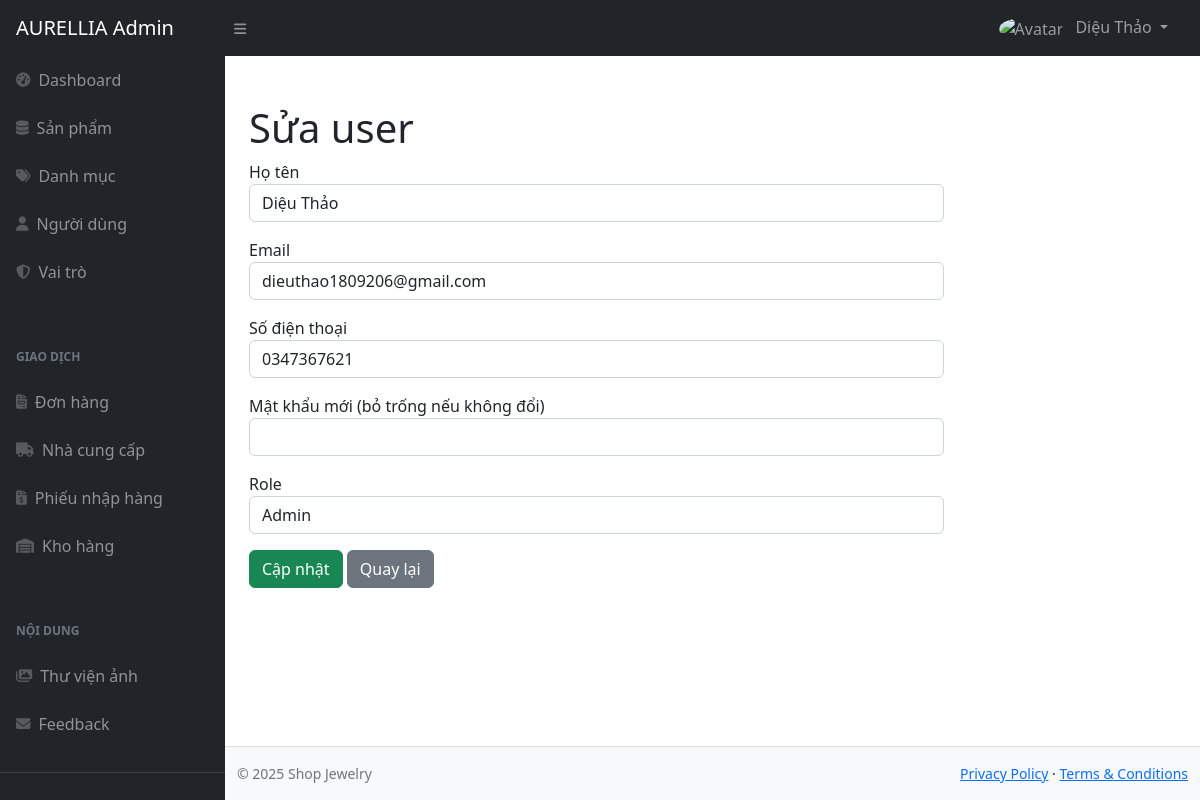
Page /admin/index.php?act=user-edit&id=1 (signed in) on the committed database.
### tables this page shows
CREATE TABLE `user` (
  `id` int(11) NOT NULL,
  `fullname` varchar(255) NOT NULL,
  `email` varchar(255) NOT NULL,
  `phone_number` varchar(255) DEFAULT NULL,
  `password` varchar(255) DEFAULT NULL,
  `role_id` int(11) DEFAULT NULL,
  `created_at` date DEFAULT NULL,
  `updated_at` date DEFAULT NULL,
  `deleted` int(11) DEFAULT NULL,
  `reset_token` varchar(255) DEFAULT NULL,
  `token_expiry` datetime DEFAULT NULL,
  `avatar` varchar(255) DEFAULT '/public/assets/imgs/user.jpg'
);

CREATE TABLE `role` (
  `id` int(11) NOT NULL,
  `name` varchar(100) NOT NULL,
  `description` text DEFAULT NULL,
  `isDeleted` tinyint(4) DEFAULT 0,
  `created_at` timestamp NOT NULL DEFAULT current_timestamp()
);

### admin/controllers/UserController.php (called while the page is built, shortened)
<?php
require_once "models/UserModel.php";
class UserController {
    private $model;
    function __construct($db) {
        $this->model = new UserModel($db);
    }
    function edit() {
        $id = $_GET["id"];
        $user = $this->model->getById($id);
        $roles = $this->model->conn->query("SELECT * FROM role");
        include "layouts/main.php";
    }
}

### admin/models/UserModel.php (called while the page is built, shortened)
<?php
class UserModel {
    public $conn;
    function __construct($db) {
        $this->conn = $db;
    }
    function getById($id) {
        $id = (int)$id;
        $sql = "SELECT * FROM user WHERE id = $id";
        return $this->conn->query($sql)->fetch_assoc();
    }
}

### admin/views/users/edit.php (the view, shortened to what this page needs)
<h1 class="mt-4">Sửa user</h1>
<form method="POST" action="index.php?act=user-update" class="w-75">
    <div class="mb-3">
        <label>Họ tên</label>
        <input name="fullname" value="<?= $user['fullname'] ?>" class="form-control" required>
    </div>
    <div class="mb-3">
        <label>Email</label>
        <input name="email" type="email" value="<?= $user['email'] ?>" class="form-control" required>
    </div>
    <div class="mb-3">
        <label>Số điện thoại</label>
        <input name="phone_number" value="<?= $user['phone_number'] ?>" class="form-control">
    </div>
    <div class="mb-3">
        <label>Mật khẩu mới (bỏ trống nếu không đổi)</label>
        <input name="password" type="password" class="form-control">
    </div>
    <div class="mb-3">
        <label>Role</label>
        <select name="role_id" class="form-control">
            <?php while($r = $roles->fetch_assoc()) { ?>
                <option value="<?= $r['id'] ?>"
                    <?= $r['id'] == $user['role_id'] ? 'selected' : '' ?>>
                    <?= $r['name'] ?>
                </option>
            <?php } ?>
        </select>
    </div>
    <button class="btn btn-success">Cập nhật</button>
    <a href="index.php?act=users" class="btn btn-secondary">Quay lại</a>
</form>

### rows in the picture
user: fullname "Diệu Thảo", email "dieuthao1809206@gmail.com", phone_number "0347367621", role_id "Admin"

### other values in the picture
$adminName "Diệu Thảo"
